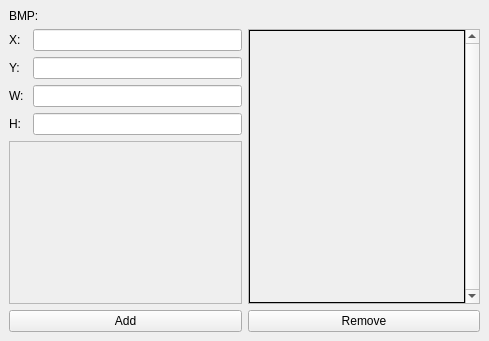
<?xml version="1.0" encoding="UTF-8"?>
<ui version="4.0">
 <class>BMPWindow</class>
 <widget class="QMainWindow" name="BMPWindow">
  <property name="geometry">
   <rect>
    <x>0</x>
    <y>0</y>
    <width>489</width>
    <height>341</height>
   </rect>
  </property>
  <property name="windowTitle">
   <string>MainWindow</string>
  </property>
  <widget class="QWidget" name="centralwidget">
   <layout class="QGridLayout" name="gridLayout_2">
    <item row="0" column="0">
     <layout class="QGridLayout" name="gridLayout">
      <item row="0" column="0">
       <widget class="QLabel" name="label">
        <property name="text">
         <string>BMP: </string>
        </property>
       </widget>
      </item>
      <item row="0" column="1">
       <widget class="QLabel" name="bmp_file_name">
        <property name="text">
         <string/>
        </property>
       </widget>
      </item>
      <item row="1" column="1">
       <widget class="QScrollArea" name="scrollArea_2">
        <property name="verticalScrollBarPolicy">
         <enum>Qt::ScrollBarAlwaysOn</enum>
        </property>
        <property name="widgetResizable">
         <bool>true</bool>
        </property>
        <widget class="QWidget" name="scrollAreaWidgetContents_2">
         <property name="geometry">
          <rect>
           <x>0</x>
           <y>0</y>
           <width>216</width>
           <height>261</height>
          </rect>
         </property>
         <layout class="QGridLayout" name="gridLayout_3">
          <property name="leftMargin">
           <number>0</number>
          </property>
          <property name="topMargin">
           <number>0</number>
          </property>
          <property name="rightMargin">
           <number>0</number>
          </property>
          <property name="bottomMargin">
           <number>0</number>
          </property>
          <property name="spacing">
           <number>0</number>
          </property>
          <item row="0" column="0">
           <widget class="QTileSelector" name="bmp">
            <property name="mouseTracking">
             <bool>false</bool>
            </property>
            <property name="styleSheet">
             <string notr="true">border: 1px solid black;</string>
            </property>
            <property name="text">
             <string/>
            </property>
           </widget>
          </item>
         </layout>
        </widget>
       </widget>
      </item>
      <item row="1" column="0">
       <layout class="QVBoxLayout" name="verticalLayout">
        <item>
         <layout class="QFormLayout" name="formLayout">
          <item row="1" column="0">
           <widget class="QLabel" name="label_2">
            <property name="text">
             <string>X:</string>
            </property>
           </widget>
          </item>
          <item row="1" column="1">
           <widget class="QLineEdit" name="lineEdit"/>
          </item>
          <item row="4" column="0">
           <widget class="QLabel" name="label_3">
            <property name="text">
             <string>Y: </string>
            </property>
           </widget>
          </item>
          <item row="4" column="1">
           <widget class="QLineEdit" name="lineEdit_2"/>
          </item>
          <item row="5" column="0">
           <widget class="QLabel" name="label_4">
            <property name="text">
             <string>W: </string>
            </property>
           </widget>
          </item>
          <item row="5" column="1">
           <widget class="QLineEdit" name="lineEdit_3"/>
          </item>
          <item row="6" column="1">
           <widget class="QLineEdit" name="lineEdit_4"/>
          </item>
          <item row="6" column="0">
           <widget class="QLabel" name="label_5">
            <property name="text">
             <string>H: </string>
            </property>
           </widget>
          </item>
         </layout>
        </item>
        <item>
         <widget class="QScrollArea" name="scrollArea">
          <property name="widgetResizable">
           <bool>true</bool>
          </property>
          <widget class="QWidget" name="scrollAreaWidgetContents">
           <property name="geometry">
            <rect>
             <x>0</x>
             <y>0</y>
             <width>228</width>
             <height>103</height>
            </rect>
           </property>
          </widget>
         </widget>
        </item>
       </layout>
      </item>
     </layout>
    </item>
    <item row="1" column="0">
     <layout class="QHBoxLayout" name="horizontalLayout">
      <item>
       <widget class="QPushButton" name="pushButton_2">
        <property name="text">
         <string>Add</string>
        </property>
       </widget>
      </item>
      <item>
       <widget class="QPushButton" name="pushButton">
        <property name="text">
         <string>Remove</string>
        </property>
       </widget>
      </item>
     </layout>
    </item>
   </layout>
  </widget>
 </widget>
 <customwidgets>
  <customwidget>
   <class>QTileSelector</class>
   <extends>QLabel</extends>
   <header>qtileselector.h</header>
  </customwidget>
 </customwidgets>
 <resources/>
 <connections/>
</ui>
